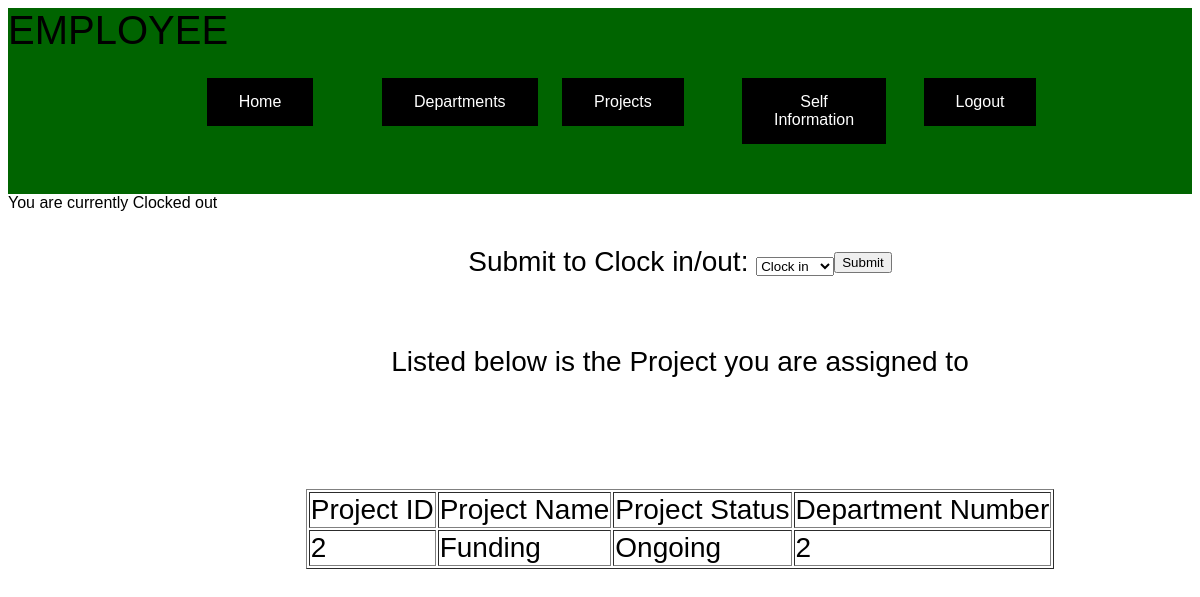
Page /phpfiles/Projects.php (signed in) on the committed database.
### tables this page shows
CREATE TABLE `employee` (
  `Employee_id` int(11) NOT NULL,
  `Name` text,
  `Date` varchar(45) DEFAULT NULL,
  `Clock_in` timestamp NULL DEFAULT NULL,
  `Clock_out` timestamp NULL DEFAULT NULL,
  `Status` text NOT NULL,
  `Total_hours` float DEFAULT NULL,
  `Address` text,
  `Departments_Department_number` int(11) NOT NULL,
  `project_project_id` int(11) DEFAULT NULL
);

CREATE TABLE `project` (
  `Project_id` int(11) NOT NULL,
  `Project_name` varchar(45) DEFAULT NULL,
  `Hours` varchar(45) DEFAULT NULL,
  `Status_of_project` varchar(45) DEFAULT NULL,
  `Departments_Department_number` int(11) NOT NULL
);

### phpfiles/Projects.php (the view, shortened to what this page needs)
<!DOCTYPE html>
<html>
<head>
</head>
<body>
<div class="menu-bar">
    <div class="container2">
        EMPLOYEE
    </div>
<ul>
<li><a href="homePage1.php"><button class="button button1">Home</button></a></li>
<li><a href="Department.php"><button class="button button1">Departments</button></a></li>
<li><a href="Projects.php"><button class="button button1">Projects</button></a></li>
<li><a href="self_information.php"><button class="button button1">Self Information</button></a></li>
<li><a href="logout1.php"><button class = "button button1">Logout</button></a></li>
</ul>
</div>
</body>
<div class="wrapper">
    <div class="top">
        <?php
            $port = $_SERVER['WEBSITE_MYSQL_PORT'];
            $host = "localhost:$port";
            $username = "azure";
            $password = "6#vWHD_$";
            $db_name = "localdb";
            $mysqli = new mysqli($host,$username,$password,$db_name);
            $e_id10 = $_SESSION['employee_id'];
            $sql30 = "SELECT Status FROM employee WHERE Employee_id = '$e_id10'";
            $resul20 = mysqli_query($mysqli,$sql30);
            $data20 = mysqli_fetch_assoc($resul20);
            $hours0 = $data20['Status'];
            echo "You are currently ";
            echo $hours0;
        ?>
        <form action="Projects.php" method="POST">
            <div class="container">
                <p>Submit to Clock in/out: <select type="text" name="clock">
                <option value='Clock in'>Clock in</option>
                </select></p>
                <input type="Submit">
                </form>
            </div>
    </div>
<div class ="container">
    <p>Listed below is the Project you are assigned to</p>
</div>
    <div class="container">
        <div class="bottom">
<?php
$port = $_SERVER['WEBSITE_MYSQL_PORT'];
$host = "localhost:$port";
$username = "azure";
$password = "6#vWHD_$";
$db_name = "localdb";
$mysqli = new mysqli($host,$username,$password,$db_name);
    $employee_id = $_SESSION['employee_id'];
    $sq = "SELECT project_project_id FROM employee WHERE Employee_id = '$employee_id'";
    $resul = mysqli_query($mysqli,$sq);
    $data = mysqli_fetch_assoc($resul);
    $Project_ID = $data['project_project_id'];
    if(!empty($Project_ID)){
        $sql = "SELECT Project_id, Project_name, Status_of_project, Departments_Department_number FROM project WHERE project_id = '$Project_ID'";
        $result2 = $mysqli->query($sql);
        echo "<br>";
        echo "<table border='1'>";
        echo "<td>" .'Project ID'."</td>";
        echo "<td>" .'Project Name'. "</td>";
        echo "<td>" .'Project Status'. "</td>";
        echo "<td>" .'Department Number'. "</td>";
        while($row = mysqli_fetch_assoc($result2)){
            echo "<tr>";
            foreach($row as $field => $value){
            echo "<td>".$value."</td>";
            }
            echo "</tr>";
        }
        echo "</table>";
        }
        else{
            echo "";
            echo "Please enter your Department Number to reference the projects in your department";
        }
?>
        </div>
    </div>
</html>

### phpfiles/Projects.php (style rules this page uses)
.container { display: flex; align-items: center; justify-content: center; height: 100px; margin-left: 160px; font-size: 28px; padding: 0px 10px; }
.container2 { display: flex; align-items: left; justify-content: left; font-size:40px; height: 20px; }
.button { border: none; color: white; padding: 15px 32px; text-align: center; text-decoration: none; display: inline-block; font-size:16px; margin: 4px 2px; cursor: pointer; background-color: transparent; outline: none; }
.button1 { border: none; color: white; padding: 15px 32px; text-align: center; text-decoration: none; display: inline-block; font-size: 16px; margin: 4px 2px; cursor: pointer; background-color: #000000; }
.top { display: table-row; height: 50px; }
.bottom { display: table-row; height: 10px; }
.wrapper { display: table; height: 100%; width: 100%; }
body { background-image: url(1687805.jpg); background-size: cover; background-position: center; font-family: sans-serif; }
.menu-bar { background:rgb(0,100,0); text-align:center; }
.menu-bar ul { display:inline-flex; list-style:none; color:#ffffff; }
.menu-bar ul li { width:120px; margin:15px; padding:15px; }

### rows in the picture
employee: Status "Clocked out"
project: Project_id "2", Project_name "Funding", Status_of_project "Ongoing", Departments_Department_number "2"
